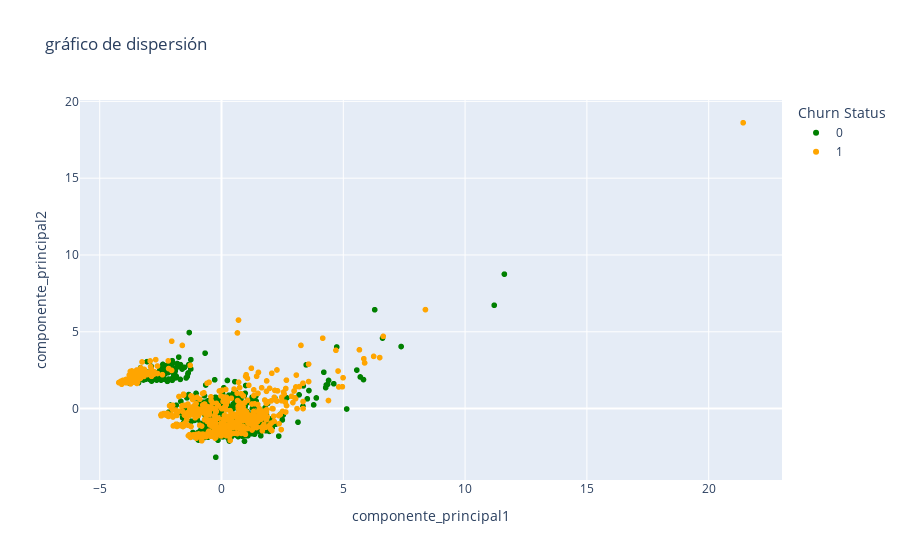

Notebook code for this chart:
### Markdown cell above
Tenemos una serie llamada estatus con las clases de las muestras, vamos a representar las muestas de clase 1 con el color naranja y el 0 con el color verde y así conseguimos la columna que queremos. Creamos un nuevo dataframe con la información inicial de data, las tres columnas con las coordenadas de las 
3 componentes principales con más varianza y la columna con los colores. 

En el gráfico de dispersión podemos ver cómo las muestras están todas amontonadas, independientemente de la clase, en la parte inferior izquierda, y a medida que avanzamos en los dos
ejes nos encontramos con muestras cada vez más distancias de otras. Creemos que podríamos considerar como outliers aquellas muestras que tienen un valor>5 respeto de la 1ª componente
principal.

Con esta gráfica no somos capaces de distinguir tendencias de dispersión según la clase, aunque en la siguiente celda lo intentaremos de una forma adicional.

### Code cell
import plotly ;import plotly.express as px
color_map = {'0': 'green', '1': 'orange'}
status=y.copy()
status.replace(0,'0',inplace=True) ; status.replace(1,'1',inplace=True) 
c_principal1=df_Xpca.iloc[:,0]
c_principal2=df_Xpca.iloc[:,1]
c_principal3=df_Xpca.iloc[:,2]
new_cols=pd.DataFrame([c_principal1,c_principal2,c_principal3,status]).T
new_data=pd.concat([data,new_cols],axis=1)

new_data.rename(columns={0: 'componente_principal1',1:'componente_principal2',2: 'cp3'}, inplace=True)

fig=px.scatter(new_data,x='componente_principal1',y='componente_principal2',color='Churn Status',color_discrete_map=color_map, title='gráfico de dispersión',hover_data=new_data.columns)
fig.show()

### Figure 1 — Plotly figure (JSON) as saved in the notebook; plotly's stock layout.template omitted (floating-point values rounded to 4 significant figures; data arrays with more than 128 entries replaced by an {"elided": "..."} marker saying what was removed)
{"data": [{"customdata": {"elided": "572x27 mixed values"}, "hovertemplate": "Churn Status=%{customdata[26]}<br>componente_principal1=%{x}<br>componente_principal2=%{y}<br>network_age=%{customdata[0]}<br>Customer tenure in month=%{customdata[1]}<br>Total Spend in Months 1 and 2 of 2017=%{customdata[2]}<br>Total SMS Spend=%{customdata[3]}<br>Total Data Spend=%{customdata[4]}<br>Total Data Consumption=%{customdata[5]}<br>Total Unique Calls=%{customdata[6]}<br>Total Onnet spend=%{customdata[7]}<br>Total Offnet spend=%{customdata[8]}<br>Total Call centre complaint calls=%{customdata[9]}<br>Network type subscription in Month 1_3G=%{customdata[10]}<br>Network type subscription in Month 1_Other=%{customdata[11]}<br>Network type subscription in Month 2_3G=%{customdata[12]}<br>Network type subscription in Month 2_Other=%{customdata[13]}<br>Most Loved Competitor network in Month 1_Mango=%{customdata[14]}<br>Most Loved Competitor network in Month 1_PQza=%{customdata[15]}<br>Most Loved Competitor network in Month 1_ToCall=%{customdata[16]}<br>Most Loved Competitor network in Month 1_Uxaa=%{customdata[17]}<br>Most Loved Competitor network in Month 1_Weematel=%{customdata[18]}<br>Most Loved Competitor network in Month 1_Zintel=%{customdata[19]}<br>Most Loved Competitor network in Month 2_PQza=%{customdata[20]}<br>Most Loved Competitor network in Month 2_ToCall=%{customdata[21]}<br>Most Loved Competitor network in Month 2_Uxaa=%{customdata[22]}<br>Most Loved Competitor network in Month 2_Weematel=%{customdata[23]}<br>Most Loved Competitor network in Month 2_Zintel=%{customdata[24]}<br>cp3=%{customdata[25]}<extra></extra>", "legendgroup": "0", "marker": {"color": "green", "symbol": "circle"}, "mode": "markers", "name": "0", "showlegend": true, "type": "scattergl", "x": {"elided": "572 float values"}, "xaxis": "x", "y": {"elided": "572 float values"}, "yaxis": "y"}, {"customdata": {"elided": "539x27 mixed values"}, "hovertemplate": "Churn Status=%{customdata[26]}<br>componente_principal1=%{x}<br>componente_principal2=%{y}<br>network_age=%{customdata[0]}<br>Customer tenure in month=%{customdata[1]}<br>Total Spend in Months 1 and 2 of 2017=%{customdata[2]}<br>Total SMS Spend=%{customdata[3]}<br>Total Data Spend=%{customdata[4]}<br>Total Data Consumption=%{customdata[5]}<br>Total Unique Calls=%{customdata[6]}<br>Total Onnet spend=%{customdata[7]}<br>Total Offnet spend=%{customdata[8]}<br>Total Call centre complaint calls=%{customdata[9]}<br>Network type subscription in Month 1_3G=%{customdata[10]}<br>Network type subscription in Month 1_Other=%{customdata[11]}<br>Network type subscription in Month 2_3G=%{customdata[12]}<br>Network type subscription in Month 2_Other=%{customdata[13]}<br>Most Loved Competitor network in Month 1_Mango=%{customdata[14]}<br>Most Loved Competitor network in Month 1_PQza=%{customdata[15]}<br>Most Loved Competitor network in Month 1_ToCall=%{customdata[16]}<br>Most Loved Competitor network in Month 1_Uxaa=%{customdata[17]}<br>Most Loved Competitor network in Month 1_Weematel=%{customdata[18]}<br>Most Loved Competitor network in Month 1_Zintel=%{customdata[19]}<br>Most Loved Competitor network in Month 2_PQza=%{customdata[20]}<br>Most Loved Competitor network in Month 2_ToCall=%{customdata[21]}<br>Most Loved Competitor network in Month 2_Uxaa=%{customdata[22]}<br>Most Loved Competitor network in Month 2_Weematel=%{customdata[23]}<br>Most Loved Competitor network in Month 2_Zintel=%{customdata[24]}<br>cp3=%{customdata[25]}<extra></extra>", "legendgroup": "1", "marker": {"color": "orange", "symbol": "circle"}, "mode": "markers", "name": "1", "showlegend": true, "type": "scattergl", "x": {"elided": "539 float values"}, "xaxis": "x", "y": {"elided": "539 float values"}, "yaxis": "y"}], "layout": {"legend": {"title": {"text": "Churn Status"}, "tracegroupgap": 0}, "title": {"text": "gráfico de dispersión"}, "xaxis": {"anchor": "y", "domain": [0, 1], "title": {"text": "componente_principal1"}}, "yaxis": {"anchor": "x", "domain": [0, 1], "title": {"text": "componente_principal2"}}}}
